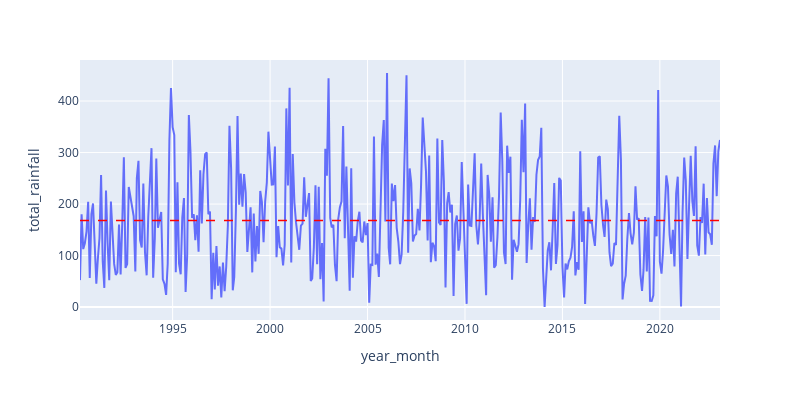

The notebook cell saved with this chart:
### Markdown cell above
##### 5b) Total Rainfall

### Code cell
fig = px.line(df_new, x='year_month', y='total_rainfall')
mean = df_new['total_rainfall'].mean()
fig.add_hline(y=mean, line_width=1.5,
              line_dash='dash', line_color='red')

fig.update_layout(width=800, height=400,showlegend=False)

### Figure 1 — Plotly figure (JSON) as saved in the notebook; plotly's stock layout.template omitted (floating-point values rounded to 4 significant figures; data arrays with more than 128 entries replaced by an {"elided": "..."} marker saying what was removed)
{"data": [{"hovertemplate": "year_month=%{x}<br>total_rainfall=%{y}<extra></extra>", "legendgroup": "", "line": {"color": "#636efa", "dash": "solid"}, "marker": {"symbol": "circle"}, "mode": "lines", "name": "", "orientation": "v", "showlegend": false, "type": "scatter", "x": {"elided": "385 str values"}, "xaxis": "x", "y": {"elided": "385 float values"}, "yaxis": "y"}], "layout": {"height": 400, "legend": {"tracegroupgap": 0}, "margin": {"t": 60}, "shapes": [{"line": {"color": "red", "dash": "dash", "width": 1.5}, "type": "line", "x0": 0, "x1": 1, "xref": "x domain", "y0": 168.1, "y1": 168.1, "yref": "y"}], "showlegend": false, "width": 800, "xaxis": {"anchor": "y", "autorange": true, "domain": [0, 1], "range": ["1990-04-01", "2023-02-01"], "title": {"text": "year_month"}, "type": "date"}, "yaxis": {"anchor": "x", "autorange": true, "domain": [0, 1], "range": [-25.03, 479.6], "title": {"text": "total_rainfall"}, "type": "linear"}}}
